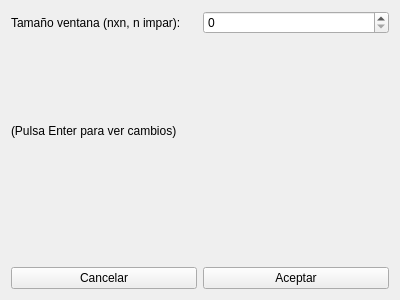
<?xml version="1.0" encoding="UTF-8"?>
<ui version="4.0">
 <class>FModa</class>
 <widget class="QWidget" name="FModa">
  <property name="geometry">
   <rect>
    <x>0</x>
    <y>0</y>
    <width>400</width>
    <height>300</height>
   </rect>
  </property>
  <property name="windowTitle">
   <string>Form</string>
  </property>
  <layout class="QVBoxLayout" name="verticalLayout">
   <item>
    <layout class="QHBoxLayout" name="horizontalLayout">
     <item>
      <widget class="QLabel" name="label">
       <property name="text">
        <string>Tamaño ventana (nxn, n impar): </string>
       </property>
      </widget>
     </item>
     <item>
      <widget class="QSpinBox" name="spinBoxTam"/>
     </item>
    </layout>
   </item>
   <item>
    <widget class="QLabel" name="label_2">
     <property name="text">
      <string>(Pulsa Enter para ver cambios)</string>
     </property>
    </widget>
   </item>
   <item>
    <spacer name="verticalSpacer">
     <property name="orientation">
      <enum>Qt::Vertical</enum>
     </property>
     <property name="sizeType">
      <enum>QSizePolicy::Fixed</enum>
     </property>
     <property name="sizeHint" stdset="0">
      <size>
       <width>20</width>
       <height>40</height>
      </size>
     </property>
    </spacer>
   </item>
   <item>
    <layout class="QHBoxLayout" name="horizontalLayout_3">
     <item>
      <widget class="QPushButton" name="ButtonCancelar">
       <property name="text">
        <string>Cancelar</string>
       </property>
      </widget>
     </item>
     <item>
      <widget class="QPushButton" name="ButtonAceptar">
       <property name="text">
        <string>Aceptar</string>
       </property>
      </widget>
     </item>
    </layout>
   </item>
  </layout>
 </widget>
 <resources/>
 <connections/>
</ui>
